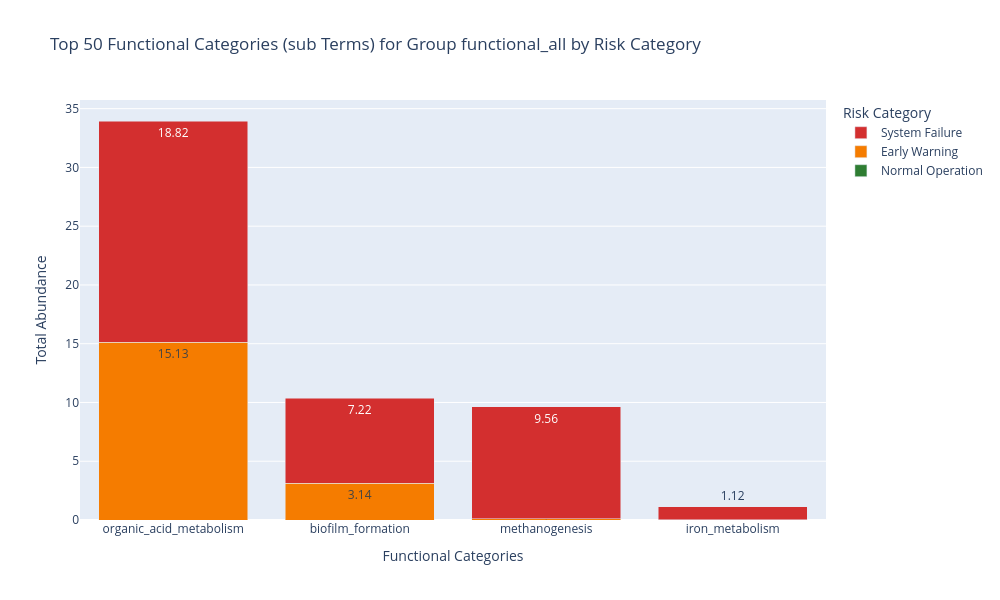

The code cell stored with this chart in its notebook:
### Code cell
fig = plot_functional_distribution(functional_all, "functional_all")

fun_path = data_visual / "11_func.png"
plt.savefig(str(fun_path), dpi=300, bbox_inches='tight')
fig.show()

### Figure 1 — Plotly figure (JSON) as saved in the notebook; plotly's stock layout.template omitted (floating-point values rounded to 4 significant figures)
{"data": [{"marker": {"color": "#2E7D32"}, "name": "Normal Operation", "text": [0.0, 0.0, 0.0, 0.0], "textposition": "auto", "type": "bar", "x": ["organic_acid_metabolism", "biofilm_formation", "methanogenesis", "iron_metabolism"], "y": [0.0, 0.0, 0.0, 0.0]}, {"marker": {"color": "#F57C00"}, "name": "Early Warning", "text": [15.13, 3.14, 0.09, 0.01], "textposition": "auto", "type": "bar", "x": ["organic_acid_metabolism", "biofilm_formation", "methanogenesis", "iron_metabolism"], "y": [15.13, 3.143, 0.08713, 0.01351]}, {"marker": {"color": "#D32F2F"}, "name": "System Failure", "text": [18.82, 7.22, 9.56, 1.12], "textposition": "auto", "type": "bar", "x": ["organic_acid_metabolism", "biofilm_formation", "methanogenesis", "iron_metabolism"], "y": [18.82, 7.215, 9.563, 1.124]}], "layout": {"barmode": "stack", "height": 600, "hovermode": "x", "legend": {"title": {"text": "Risk Category"}}, "title": {"text": "Top 50 Functional Categories (sub Terms) for Group functional_all by Risk Category"}, "width": 1000, "xaxis": {"title": {"text": "Functional Categories"}}, "yaxis": {"title": {"text": "Total Abundance"}}}}
